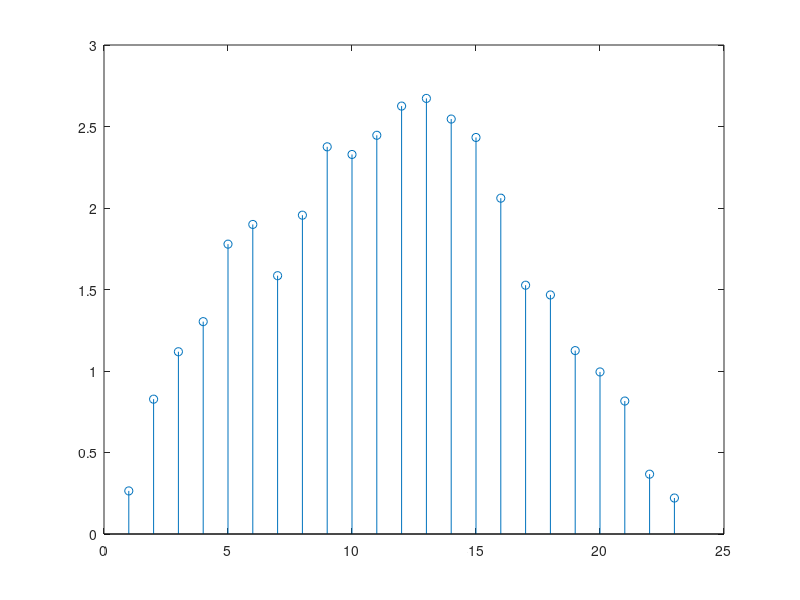
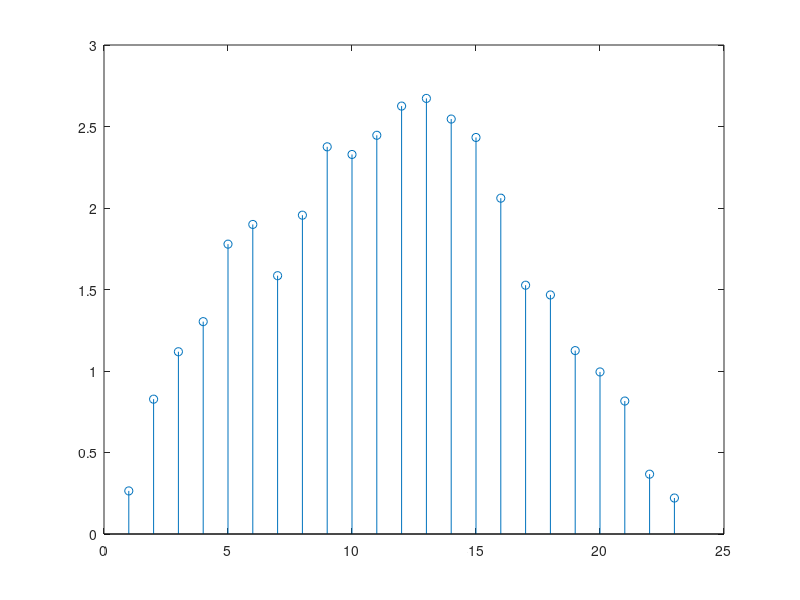

MATLAB code to generate these figures, in order:
% algorithm for computation of 1d discrete convolution

% random input signal
x = rand(1, 10);

% random impulse response
h = rand(1, randi(20, 1, 1));

% output signal
y = zeros(1, length(x) + length(h) -1);

% loop through the output signal
for yi = 1:length(y)
   % loop through impulse response and
   % corresponding samples in input signal
   for hi = 1:length(h)
       % compute actual index for xi
       xi = yi - hi + 1;
       % check bounds of the input signal
       if (xi >= 1 && xi <= length(x))
           y(yi) = y(yi) + h(hi) * x(xi);
       end
   end
end

% tests
correct = conv(x, h);
if length(correct) ~= length(y)
    fprintf("error - wrong length of output signal.");
elseif (correct - y) ~= zeros(1, length(y))
   fprintf("error"); 
else
   fprintf("convolution works");
   stem(y);
   figure;
   stem(correct);
end
